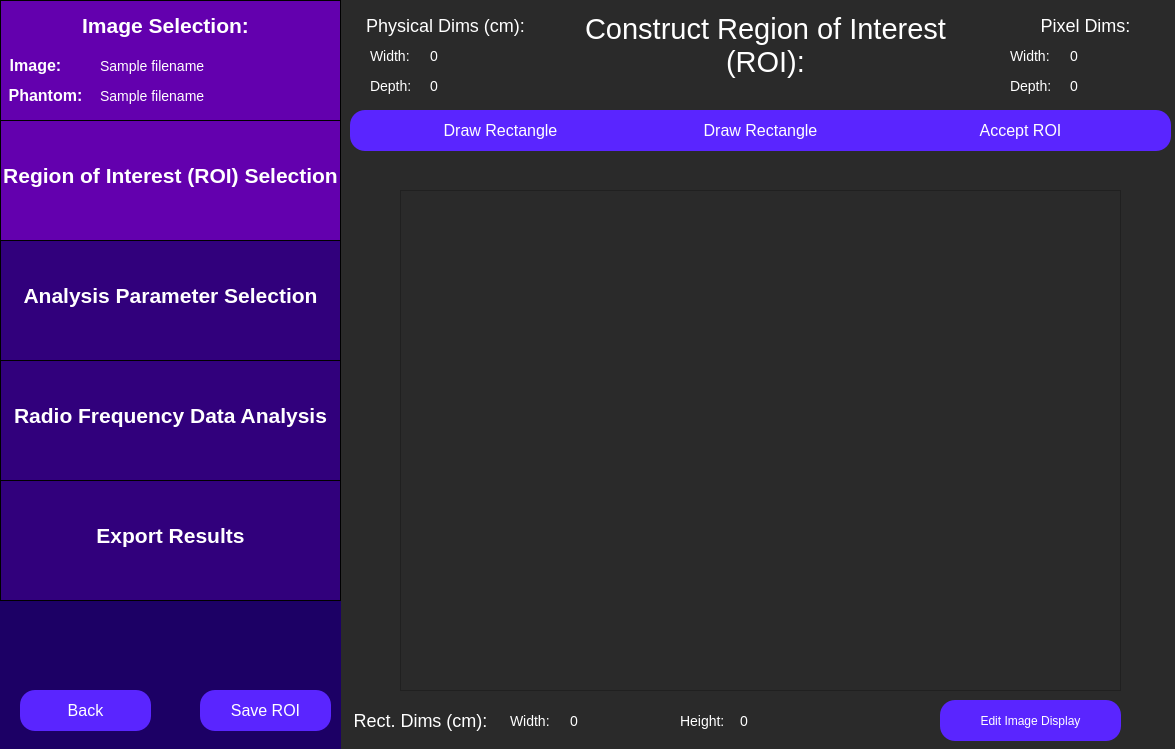
<?xml version="1.0" encoding="UTF-8"?>
<ui version="4.0">
 <class>constructRoi</class>
 <widget class="QWidget" name="constructRoi">
  <property name="geometry">
   <rect>
    <x>0</x>
    <y>0</y>
    <width>1175</width>
    <height>749</height>
   </rect>
  </property>
  <property name="windowTitle">
   <string>Select Region of Interest</string>
  </property>
  <property name="styleSheet">
   <string notr="true">QWidget {
	background: rgb(42, 42, 42);
}</string>
  </property>
  <widget class="QLabel" name="constructRoiLabel">
   <property name="geometry">
    <rect>
     <x>550</x>
     <y>-20</y>
     <width>431</width>
     <height>131</height>
    </rect>
   </property>
   <property name="styleSheet">
    <string notr="true">QLabel {
	font-size: 29px;
	color: rgb(255, 255, 255);
	background-color: rgba(255, 255, 255, 0);
}</string>
   </property>
   <property name="text">
    <string>Construct Region of Interest (ROI):</string>
   </property>
   <property name="textFormat">
    <enum>Qt::AutoText</enum>
   </property>
   <property name="scaledContents">
    <bool>false</bool>
   </property>
   <property name="alignment">
    <set>Qt::AlignCenter</set>
   </property>
   <property name="wordWrap">
    <bool>true</bool>
   </property>
  </widget>
  <widget class="QFrame" name="imDisplayFrame">
   <property name="geometry">
    <rect>
     <x>400</x>
     <y>190</y>
     <width>721</width>
     <height>501</height>
    </rect>
   </property>
   <property name="frameShape">
    <enum>QFrame::StyledPanel</enum>
   </property>
   <property name="frameShadow">
    <enum>QFrame::Raised</enum>
   </property>
  </widget>
  <widget class="QPushButton" name="drawRoiButton">
   <property name="geometry">
    <rect>
     <x>350</x>
     <y>110</y>
     <width>141</width>
     <height>41</height>
    </rect>
   </property>
   <property name="styleSheet">
    <string notr="true">QPushButton {
	color: white;
	font-size: 16px;
	background: rgb(90, 37, 255);
	border-radius: 15px;
}
QPushButton:checked {
	color:white; 
	font-size: 16px;
	background: rgb(45, 0, 110);
	border-radius: 15px;
}
</string>
   </property>
   <property name="text">
    <string>Draw ROI</string>
   </property>
   <property name="checkable">
    <bool>true</bool>
   </property>
   <property name="checked">
    <bool>false</bool>
   </property>
  </widget>
  <widget class="QPushButton" name="undoLastPtButton">
   <property name="geometry">
    <rect>
     <x>520</x>
     <y>110</y>
     <width>141</width>
     <height>41</height>
    </rect>
   </property>
   <property name="styleSheet">
    <string notr="true">QPushButton {
	color: white;
	font-size: 16px;
	background: rgb(90, 37, 255);
	border-radius: 15px;
}</string>
   </property>
   <property name="text">
    <string>Undo Last Point</string>
   </property>
   <property name="checkable">
    <bool>false</bool>
   </property>
  </widget>
  <widget class="QPushButton" name="acceptRoiButton">
   <property name="geometry">
    <rect>
     <x>1030</x>
     <y>110</y>
     <width>141</width>
     <height>41</height>
    </rect>
   </property>
   <property name="styleSheet">
    <string notr="true">QPushButton {
	color: white;
	font-size: 16px;
	background: rgb(90, 37, 255);
	border-radius: 15px;
}</string>
   </property>
   <property name="text">
    <string>Accept ROI</string>
   </property>
   <property name="checkable">
    <bool>false</bool>
   </property>
  </widget>
  <widget class="QWidget" name="sidebar" native="true">
   <property name="geometry">
    <rect>
     <x>0</x>
     <y>0</y>
     <width>341</width>
     <height>751</height>
    </rect>
   </property>
   <property name="toolTip">
    <string>&lt;html&gt;&lt;head/&gt;&lt;body&gt;&lt;p&gt;&lt;br/&gt;&lt;/p&gt;&lt;/body&gt;&lt;/html&gt;</string>
   </property>
   <property name="styleSheet">
    <string notr="true">QWidget {
	background-color: rgb(28, 0, 101);
}</string>
   </property>
   <widget class="QFrame" name="imageSelectionSidebar">
    <property name="geometry">
     <rect>
      <x>0</x>
      <y>0</y>
      <width>341</width>
      <height>121</height>
     </rect>
    </property>
    <property name="styleSheet">
     <string notr="true">QFrame {
	background-color: rgb(99, 0, 174);
	border: 1px solid black;
}</string>
    </property>
    <property name="frameShape">
     <enum>QFrame::StyledPanel</enum>
    </property>
    <property name="frameShadow">
     <enum>QFrame::Raised</enum>
    </property>
    <widget class="QLabel" name="imageSelectionLabelSidebar">
     <property name="geometry">
      <rect>
       <x>70</x>
       <y>0</y>
       <width>191</width>
       <height>51</height>
      </rect>
     </property>
     <property name="styleSheet">
      <string notr="true">QLabel {
	font-size: 21px;
	color: rgb(255, 255, 255);
	background-color: rgba(255, 255, 255, 0);
	border: 0px;
	font-weight: bold;
}</string>
     </property>
     <property name="text">
      <string>Image Selection:</string>
     </property>
     <property name="alignment">
      <set>Qt::AlignCenter</set>
     </property>
    </widget>
    <widget class="QLabel" name="imageLabel">
     <property name="geometry">
      <rect>
       <x>-60</x>
       <y>40</y>
       <width>191</width>
       <height>51</height>
      </rect>
     </property>
     <property name="styleSheet">
      <string notr="true">QLabel {
	font-size: 16px;
	color: rgb(255, 255, 255);
	background-color: rgba(255, 255, 255, 0);
	border: 0px;
	font-weight: bold;
}</string>
     </property>
     <property name="text">
      <string>Image:</string>
     </property>
     <property name="alignment">
      <set>Qt::AlignCenter</set>
     </property>
    </widget>
    <widget class="QLabel" name="phantomLabel">
     <property name="geometry">
      <rect>
       <x>-50</x>
       <y>70</y>
       <width>191</width>
       <height>51</height>
      </rect>
     </property>
     <property name="styleSheet">
      <string notr="true">QLabel {
	font-size: 16px;
	color: rgb(255, 255, 255);
	background-color: rgba(255, 255, 255, 0);
	border: 0px;
	font-weight: bold
}</string>
     </property>
     <property name="text">
      <string>Phantom:</string>
     </property>
     <property name="alignment">
      <set>Qt::AlignCenter</set>
     </property>
    </widget>
    <widget class="QLabel" name="imagePathInput">
     <property name="geometry">
      <rect>
       <x>100</x>
       <y>40</y>
       <width>241</width>
       <height>51</height>
      </rect>
     </property>
     <property name="styleSheet">
      <string notr="true">QLabel {
	font-size: 14px;
	color: rgb(255, 255, 255);
	background-color: rgba(255, 255, 255, 0);
	border: 0px;
}</string>
     </property>
     <property name="text">
      <string>Sample filename </string>
     </property>
     <property name="alignment">
      <set>Qt::AlignLeading|Qt::AlignLeft|Qt::AlignVCenter</set>
     </property>
    </widget>
    <widget class="QLabel" name="phantomPathInput">
     <property name="geometry">
      <rect>
       <x>100</x>
       <y>70</y>
       <width>241</width>
       <height>51</height>
      </rect>
     </property>
     <property name="styleSheet">
      <string notr="true">QLabel {
	font-size: 14px;
	color: rgb(255, 255, 255);
	background-color: rgba(255, 255, 255, 0);
	border: 0px;
}</string>
     </property>
     <property name="text">
      <string>Sample filename </string>
     </property>
     <property name="alignment">
      <set>Qt::AlignLeading|Qt::AlignLeft|Qt::AlignVCenter</set>
     </property>
    </widget>
   </widget>
   <widget class="QFrame" name="roiSidebar">
    <property name="geometry">
     <rect>
      <x>0</x>
      <y>120</y>
      <width>341</width>
      <height>121</height>
     </rect>
    </property>
    <property name="styleSheet">
     <string notr="true">QFrame {
	background-color: rgb(99, 0, 174);
	border: 1px solid black;
}</string>
    </property>
    <property name="frameShape">
     <enum>QFrame::StyledPanel</enum>
    </property>
    <property name="frameShadow">
     <enum>QFrame::Raised</enum>
    </property>
    <widget class="QLabel" name="roiSidebarLabel">
     <property name="geometry">
      <rect>
       <x>0</x>
       <y>30</y>
       <width>341</width>
       <height>51</height>
      </rect>
     </property>
     <property name="styleSheet">
      <string notr="true">QLabel {
	font-size: 21px;
	color: rgb(255, 255, 255);
	background-color: rgba(255, 255, 255, 0);
	border: 0px;
	font-weight: bold;
}</string>
     </property>
     <property name="text">
      <string>Region of Interest (ROI) Selection</string>
     </property>
     <property name="alignment">
      <set>Qt::AlignCenter</set>
     </property>
    </widget>
   </widget>
   <widget class="QFrame" name="rfAnalysisSidebar">
    <property name="geometry">
     <rect>
      <x>0</x>
      <y>360</y>
      <width>341</width>
      <height>121</height>
     </rect>
    </property>
    <property name="styleSheet">
     <string notr="true">QFrame {
	background-color:  rgb(49, 0, 124);
	border: 1px solid black;
}</string>
    </property>
    <property name="frameShape">
     <enum>QFrame::StyledPanel</enum>
    </property>
    <property name="frameShadow">
     <enum>QFrame::Raised</enum>
    </property>
    <widget class="QLabel" name="rfAnalysisLabel">
     <property name="geometry">
      <rect>
       <x>0</x>
       <y>30</y>
       <width>341</width>
       <height>51</height>
      </rect>
     </property>
     <property name="styleSheet">
      <string notr="true">QLabel {
	font-size: 21px;
	color: rgb(255, 255, 255);
	background-color: rgba(255, 255, 255, 0);
	border: 0px;
	font-weight: bold;
}</string>
     </property>
     <property name="text">
      <string>Radio Frequency Data Analysis</string>
     </property>
     <property name="alignment">
      <set>Qt::AlignCenter</set>
     </property>
    </widget>
   </widget>
   <widget class="QFrame" name="exportResultsSidebar">
    <property name="geometry">
     <rect>
      <x>0</x>
      <y>480</y>
      <width>341</width>
      <height>121</height>
     </rect>
    </property>
    <property name="styleSheet">
     <string notr="true">QFrame {
	background-color:  rgb(49, 0, 124);
	border: 1px solid black;
}</string>
    </property>
    <property name="frameShape">
     <enum>QFrame::StyledPanel</enum>
    </property>
    <property name="frameShadow">
     <enum>QFrame::Raised</enum>
    </property>
    <widget class="QLabel" name="exportResultsLabel">
     <property name="geometry">
      <rect>
       <x>20</x>
       <y>30</y>
       <width>301</width>
       <height>51</height>
      </rect>
     </property>
     <property name="styleSheet">
      <string notr="true">QLabel {
	font-size: 21px;
	color: rgb(255, 255, 255);
	background-color: rgba(255, 255, 255, 0);
	border: 0px;
	font-weight: bold;
}</string>
     </property>
     <property name="text">
      <string>Export Results</string>
     </property>
     <property name="alignment">
      <set>Qt::AlignCenter</set>
     </property>
    </widget>
   </widget>
  </widget>
  <widget class="QFrame" name="analysisParamsSidebar">
   <property name="geometry">
    <rect>
     <x>0</x>
     <y>240</y>
     <width>341</width>
     <height>121</height>
    </rect>
   </property>
   <property name="styleSheet">
    <string notr="true">QFrame {
	background-color: rgb(49, 0, 124);
	border: 1px solid black;
}</string>
   </property>
   <property name="frameShape">
    <enum>QFrame::StyledPanel</enum>
   </property>
   <property name="frameShadow">
    <enum>QFrame::Raised</enum>
   </property>
   <widget class="QLabel" name="analysisParamsLabel">
    <property name="geometry">
     <rect>
      <x>0</x>
      <y>30</y>
      <width>341</width>
      <height>51</height>
     </rect>
    </property>
    <property name="styleSheet">
     <string notr="true">QLabel {
	font-size: 21px;
	color: rgb(255, 255, 255);
	background-color: rgba(255, 255, 255, 0);
	border: 0px;
	font-weight:bold;
}</string>
    </property>
    <property name="text">
     <string>Analysis Parameter Selection</string>
    </property>
    <property name="alignment">
     <set>Qt::AlignCenter</set>
    </property>
   </widget>
  </widget>
  <widget class="QPushButton" name="editImageDisplayButton">
   <property name="geometry">
    <rect>
     <x>940</x>
     <y>700</y>
     <width>181</width>
     <height>41</height>
    </rect>
   </property>
   <property name="styleSheet">
    <string notr="true">QPushButton {
	color: white;
	font-size: 12px;
	background: rgb(90, 37, 255);
	border-radius: 15px;
}</string>
   </property>
   <property name="text">
    <string>Edit Image Display</string>
   </property>
  </widget>
  <widget class="QPushButton" name="closeRoiButton">
   <property name="geometry">
    <rect>
     <x>690</x>
     <y>110</y>
     <width>141</width>
     <height>41</height>
    </rect>
   </property>
   <property name="styleSheet">
    <string notr="true">QPushButton {
	color: white;
	font-size: 16px;
	background: rgb(90, 37, 255);
	border-radius: 15px;
}</string>
   </property>
   <property name="text">
    <string>Close ROI</string>
   </property>
   <property name="checkable">
    <bool>false</bool>
   </property>
  </widget>
  <widget class="QPushButton" name="redrawRoiButton">
   <property name="geometry">
    <rect>
     <x>690</x>
     <y>110</y>
     <width>141</width>
     <height>41</height>
    </rect>
   </property>
   <property name="styleSheet">
    <string notr="true">QPushButton {
	color: white;
	font-size: 16px;
	background: rgb(90, 37, 255);
	border-radius: 15px;
}</string>
   </property>
   <property name="text">
    <string>Redraw ROI</string>
   </property>
   <property name="checkable">
    <bool>false</bool>
   </property>
  </widget>
  <widget class="QPushButton" name="backButton">
   <property name="geometry">
    <rect>
     <x>20</x>
     <y>690</y>
     <width>131</width>
     <height>41</height>
    </rect>
   </property>
   <property name="styleSheet">
    <string notr="true">QPushButton {
	color: white;
	font-size: 16px;
	background: rgb(90, 37, 255);
	border-radius: 15px;
}</string>
   </property>
   <property name="text">
    <string>Back</string>
   </property>
  </widget>
  <widget class="QPushButton" name="undoLoadedRoiButton">
   <property name="geometry">
    <rect>
     <x>420</x>
     <y>110</y>
     <width>271</width>
     <height>41</height>
    </rect>
   </property>
   <property name="styleSheet">
    <string notr="true">QPushButton {
	color: white;
	font-size: 16px;
	background: rgb(90, 37, 255);
	border-radius: 15px;
}
</string>
   </property>
   <property name="text">
    <string>Undo</string>
   </property>
   <property name="checkable">
    <bool>true</bool>
   </property>
   <property name="checked">
    <bool>false</bool>
   </property>
  </widget>
  <widget class="QPushButton" name="newRoiButton">
   <property name="geometry">
    <rect>
     <x>380</x>
     <y>110</y>
     <width>221</width>
     <height>41</height>
    </rect>
   </property>
   <property name="styleSheet">
    <string notr="true">QPushButton {
	color: white;
	font-size: 16px;
	background: rgb(90, 37, 255);
	border-radius: 15px;
}
</string>
   </property>
   <property name="text">
    <string>New ROI</string>
   </property>
   <property name="checkable">
    <bool>true</bool>
   </property>
   <property name="checked">
    <bool>false</bool>
   </property>
  </widget>
  <widget class="QPushButton" name="acceptLoadedRoiButton">
   <property name="geometry">
    <rect>
     <x>820</x>
     <y>110</y>
     <width>271</width>
     <height>41</height>
    </rect>
   </property>
   <property name="styleSheet">
    <string notr="true">QPushButton {
	color: white;
	font-size: 16px;
	background: rgb(90, 37, 255);
	border-radius: 15px;
}
</string>
   </property>
   <property name="text">
    <string>Accept ROI</string>
   </property>
   <property name="checkable">
    <bool>true</bool>
   </property>
   <property name="checked">
    <bool>false</bool>
   </property>
  </widget>
  <widget class="QPushButton" name="loadRoiButton">
   <property name="geometry">
    <rect>
     <x>920</x>
     <y>110</y>
     <width>221</width>
     <height>41</height>
    </rect>
   </property>
   <property name="styleSheet">
    <string notr="true">QPushButton {
	color: white;
	font-size: 16px;
	background: rgb(90, 37, 255);
	border-radius: 15px;
}
</string>
   </property>
   <property name="text">
    <string>Load ROI</string>
   </property>
   <property name="checkable">
    <bool>true</bool>
   </property>
   <property name="checked">
    <bool>false</bool>
   </property>
  </widget>
  <widget class="QLabel" name="physicalDepthLabel">
   <property name="geometry">
    <rect>
     <x>370</x>
     <y>70</y>
     <width>91</width>
     <height>31</height>
    </rect>
   </property>
   <property name="styleSheet">
    <string notr="true">QLabel {
	font-size: 14px;
	color: rgb(255, 255, 255);
	background-color: rgba(255, 255, 255, 0);
}</string>
   </property>
   <property name="text">
    <string>Depth:</string>
   </property>
   <property name="textFormat">
    <enum>Qt::AutoText</enum>
   </property>
   <property name="scaledContents">
    <bool>false</bool>
   </property>
   <property name="alignment">
    <set>Qt::AlignLeading|Qt::AlignLeft|Qt::AlignVCenter</set>
   </property>
   <property name="wordWrap">
    <bool>true</bool>
   </property>
  </widget>
  <widget class="QLabel" name="physicalWidthLabel">
   <property name="geometry">
    <rect>
     <x>370</x>
     <y>40</y>
     <width>91</width>
     <height>31</height>
    </rect>
   </property>
   <property name="styleSheet">
    <string notr="true">QLabel {
	font-size: 14px;
	color: rgb(255, 255, 255);
	background-color: rgba(255, 255, 255, 0);
}</string>
   </property>
   <property name="text">
    <string>Width:</string>
   </property>
   <property name="textFormat">
    <enum>Qt::AutoText</enum>
   </property>
   <property name="scaledContents">
    <bool>false</bool>
   </property>
   <property name="alignment">
    <set>Qt::AlignLeading|Qt::AlignLeft|Qt::AlignVCenter</set>
   </property>
   <property name="wordWrap">
    <bool>true</bool>
   </property>
  </widget>
  <widget class="QLabel" name="physicalDepthVal">
   <property name="geometry">
    <rect>
     <x>430</x>
     <y>70</y>
     <width>91</width>
     <height>31</height>
    </rect>
   </property>
   <property name="styleSheet">
    <string notr="true">QLabel {
	font-size: 14px;
	color: rgb(255, 255, 255);
	background-color: rgba(255, 255, 255, 0);
}</string>
   </property>
   <property name="text">
    <string>0</string>
   </property>
   <property name="textFormat">
    <enum>Qt::AutoText</enum>
   </property>
   <property name="scaledContents">
    <bool>false</bool>
   </property>
   <property name="alignment">
    <set>Qt::AlignLeading|Qt::AlignLeft|Qt::AlignVCenter</set>
   </property>
   <property name="wordWrap">
    <bool>true</bool>
   </property>
  </widget>
  <widget class="QLabel" name="physicalDimsLabel">
   <property name="geometry">
    <rect>
     <x>310</x>
     <y>0</y>
     <width>271</width>
     <height>51</height>
    </rect>
   </property>
   <property name="styleSheet">
    <string notr="true">QLabel {
	font-size: 18px;
	color: rgb(255, 255, 255);
	background-color: rgba(255, 255, 255, 0);
}</string>
   </property>
   <property name="text">
    <string>Physical Dims (cm):</string>
   </property>
   <property name="textFormat">
    <enum>Qt::AutoText</enum>
   </property>
   <property name="scaledContents">
    <bool>false</bool>
   </property>
   <property name="alignment">
    <set>Qt::AlignCenter</set>
   </property>
   <property name="wordWrap">
    <bool>true</bool>
   </property>
  </widget>
  <widget class="QLabel" name="physicalWidthVal">
   <property name="geometry">
    <rect>
     <x>430</x>
     <y>40</y>
     <width>91</width>
     <height>31</height>
    </rect>
   </property>
   <property name="styleSheet">
    <string notr="true">QLabel {
	font-size: 14px;
	color: rgb(255, 255, 255);
	background-color: rgba(255, 255, 255, 0);
}</string>
   </property>
   <property name="text">
    <string>0</string>
   </property>
   <property name="textFormat">
    <enum>Qt::AutoText</enum>
   </property>
   <property name="scaledContents">
    <bool>false</bool>
   </property>
   <property name="alignment">
    <set>Qt::AlignLeading|Qt::AlignLeft|Qt::AlignVCenter</set>
   </property>
   <property name="wordWrap">
    <bool>true</bool>
   </property>
  </widget>
  <widget class="QLabel" name="pixelWidthLabel">
   <property name="geometry">
    <rect>
     <x>1010</x>
     <y>40</y>
     <width>91</width>
     <height>31</height>
    </rect>
   </property>
   <property name="styleSheet">
    <string notr="true">QLabel {
	font-size: 14px;
	color: rgb(255, 255, 255);
	background-color: rgba(255, 255, 255, 0);
}</string>
   </property>
   <property name="text">
    <string>Width:</string>
   </property>
   <property name="textFormat">
    <enum>Qt::AutoText</enum>
   </property>
   <property name="scaledContents">
    <bool>false</bool>
   </property>
   <property name="alignment">
    <set>Qt::AlignLeading|Qt::AlignLeft|Qt::AlignVCenter</set>
   </property>
   <property name="wordWrap">
    <bool>true</bool>
   </property>
  </widget>
  <widget class="QLabel" name="pixelDepthVal">
   <property name="geometry">
    <rect>
     <x>1070</x>
     <y>70</y>
     <width>91</width>
     <height>31</height>
    </rect>
   </property>
   <property name="styleSheet">
    <string notr="true">QLabel {
	font-size: 14px;
	color: rgb(255, 255, 255);
	background-color: rgba(255, 255, 255, 0);
}</string>
   </property>
   <property name="text">
    <string>0</string>
   </property>
   <property name="textFormat">
    <enum>Qt::AutoText</enum>
   </property>
   <property name="scaledContents">
    <bool>false</bool>
   </property>
   <property name="alignment">
    <set>Qt::AlignLeading|Qt::AlignLeft|Qt::AlignVCenter</set>
   </property>
   <property name="wordWrap">
    <bool>true</bool>
   </property>
  </widget>
  <widget class="QLabel" name="pixelWidthVal">
   <property name="geometry">
    <rect>
     <x>1070</x>
     <y>40</y>
     <width>91</width>
     <height>31</height>
    </rect>
   </property>
   <property name="styleSheet">
    <string notr="true">QLabel {
	font-size: 14px;
	color: rgb(255, 255, 255);
	background-color: rgba(255, 255, 255, 0);
}</string>
   </property>
   <property name="text">
    <string>0</string>
   </property>
   <property name="textFormat">
    <enum>Qt::AutoText</enum>
   </property>
   <property name="scaledContents">
    <bool>false</bool>
   </property>
   <property name="alignment">
    <set>Qt::AlignLeading|Qt::AlignLeft|Qt::AlignVCenter</set>
   </property>
   <property name="wordWrap">
    <bool>true</bool>
   </property>
  </widget>
  <widget class="QLabel" name="pixelDimsLabel">
   <property name="geometry">
    <rect>
     <x>950</x>
     <y>0</y>
     <width>271</width>
     <height>51</height>
    </rect>
   </property>
   <property name="styleSheet">
    <string notr="true">QLabel {
	font-size: 18px;
	color: rgb(255, 255, 255);
	background-color: rgba(255, 255, 255, 0);
}</string>
   </property>
   <property name="text">
    <string>Pixel Dims:</string>
   </property>
   <property name="textFormat">
    <enum>Qt::AutoText</enum>
   </property>
   <property name="scaledContents">
    <bool>false</bool>
   </property>
   <property name="alignment">
    <set>Qt::AlignCenter</set>
   </property>
   <property name="wordWrap">
    <bool>true</bool>
   </property>
  </widget>
  <widget class="QLabel" name="pixelDepthLabel">
   <property name="geometry">
    <rect>
     <x>1010</x>
     <y>70</y>
     <width>91</width>
     <height>31</height>
    </rect>
   </property>
   <property name="styleSheet">
    <string notr="true">QLabel {
	font-size: 14px;
	color: rgb(255, 255, 255);
	background-color: rgba(255, 255, 255, 0);
}</string>
   </property>
   <property name="text">
    <string>Depth:</string>
   </property>
   <property name="textFormat">
    <enum>Qt::AutoText</enum>
   </property>
   <property name="scaledContents">
    <bool>false</bool>
   </property>
   <property name="alignment">
    <set>Qt::AlignLeading|Qt::AlignLeft|Qt::AlignVCenter</set>
   </property>
   <property name="wordWrap">
    <bool>true</bool>
   </property>
  </widget>
  <widget class="QPushButton" name="drawFreehandButton">
   <property name="geometry">
    <rect>
     <x>380</x>
     <y>110</y>
     <width>271</width>
     <height>41</height>
    </rect>
   </property>
   <property name="styleSheet">
    <string notr="true">QPushButton {
	color: white;
	font-size: 16px;
	background: rgb(90, 37, 255);
	border-radius: 15px;
}
</string>
   </property>
   <property name="text">
    <string>Draw Freehand</string>
   </property>
   <property name="checkable">
    <bool>true</bool>
   </property>
   <property name="checked">
    <bool>false</bool>
   </property>
  </widget>
  <widget class="QPushButton" name="backFromRectangleButton">
   <property name="geometry">
    <rect>
     <x>640</x>
     <y>110</y>
     <width>241</width>
     <height>41</height>
    </rect>
   </property>
   <property name="styleSheet">
    <string notr="true">QPushButton {
	color: white;
	font-size: 16px;
	background: rgb(90, 37, 255);
	border-radius: 15px;
}
</string>
   </property>
   <property name="text">
    <string>Back</string>
   </property>
   <property name="checkable">
    <bool>true</bool>
   </property>
   <property name="checked">
    <bool>false</bool>
   </property>
  </widget>
  <widget class="QPushButton" name="drawRectangleButton">
   <property name="geometry">
    <rect>
     <x>650</x>
     <y>110</y>
     <width>221</width>
     <height>41</height>
    </rect>
   </property>
   <property name="styleSheet">
    <string notr="true">QPushButton {
	color: white;
	font-size: 16px;
	background: rgb(90, 37, 255);
	border-radius: 15px;
}
</string>
   </property>
   <property name="text">
    <string>Draw Rectangle</string>
   </property>
   <property name="checkable">
    <bool>true</bool>
   </property>
   <property name="checked">
    <bool>false</bool>
   </property>
  </widget>
  <widget class="QPushButton" name="userDrawRectangleButton">
   <property name="geometry">
    <rect>
     <x>380</x>
     <y>110</y>
     <width>241</width>
     <height>41</height>
    </rect>
   </property>
   <property name="styleSheet">
    <string notr="true">QPushButton {
	color: white;
	font-size: 16px;
	background: rgb(90, 37, 255);
	border-radius: 15px;
}
QPushButton:checked {
	color:white; 
	font-size: 16px;
	background: rgb(45, 0, 110);
	border-radius: 15px;
}
</string>
   </property>
   <property name="text">
    <string>Draw Rectangle</string>
   </property>
   <property name="checkable">
    <bool>true</bool>
   </property>
   <property name="checked">
    <bool>false</bool>
   </property>
  </widget>
  <widget class="QPushButton" name="backFromFreehandButton">
   <property name="geometry">
    <rect>
     <x>860</x>
     <y>110</y>
     <width>141</width>
     <height>41</height>
    </rect>
   </property>
   <property name="styleSheet">
    <string notr="true">QPushButton {
	color: white;
	font-size: 16px;
	background: rgb(90, 37, 255);
	border-radius: 15px;
}</string>
   </property>
   <property name="text">
    <string>Back</string>
   </property>
   <property name="checkable">
    <bool>false</bool>
   </property>
  </widget>
  <widget class="QPushButton" name="acceptRectangleButton">
   <property name="geometry">
    <rect>
     <x>900</x>
     <y>110</y>
     <width>241</width>
     <height>41</height>
    </rect>
   </property>
   <property name="styleSheet">
    <string notr="true">QPushButton {
	color: white;
	font-size: 16px;
	background: rgb(90, 37, 255);
	border-radius: 15px;
}
</string>
   </property>
   <property name="text">
    <string>Accept ROI</string>
   </property>
   <property name="checkable">
    <bool>true</bool>
   </property>
   <property name="checked">
    <bool>false</bool>
   </property>
  </widget>
  <widget class="QLabel" name="physicalRectDimsLabel">
   <property name="geometry">
    <rect>
     <x>340</x>
     <y>695</y>
     <width>161</width>
     <height>51</height>
    </rect>
   </property>
   <property name="styleSheet">
    <string notr="true">QLabel {
	font-size: 18px;
	color: rgb(255, 255, 255);
	background-color: rgba(255, 255, 255, 0);
}</string>
   </property>
   <property name="text">
    <string>Rect. Dims (cm):</string>
   </property>
   <property name="textFormat">
    <enum>Qt::AutoText</enum>
   </property>
   <property name="scaledContents">
    <bool>false</bool>
   </property>
   <property name="alignment">
    <set>Qt::AlignCenter</set>
   </property>
   <property name="wordWrap">
    <bool>true</bool>
   </property>
  </widget>
  <widget class="QLabel" name="physicalRectWidthLabel">
   <property name="geometry">
    <rect>
     <x>510</x>
     <y>705</y>
     <width>91</width>
     <height>31</height>
    </rect>
   </property>
   <property name="styleSheet">
    <string notr="true">QLabel {
	font-size: 14px;
	color: rgb(255, 255, 255);
	background-color: rgba(255, 255, 255, 0);
}</string>
   </property>
   <property name="text">
    <string>Width:</string>
   </property>
   <property name="textFormat">
    <enum>Qt::AutoText</enum>
   </property>
   <property name="scaledContents">
    <bool>false</bool>
   </property>
   <property name="alignment">
    <set>Qt::AlignLeading|Qt::AlignLeft|Qt::AlignVCenter</set>
   </property>
   <property name="wordWrap">
    <bool>true</bool>
   </property>
  </widget>
  <widget class="QLabel" name="physicalRectWidthVal">
   <property name="geometry">
    <rect>
     <x>570</x>
     <y>705</y>
     <width>91</width>
     <height>31</height>
    </rect>
   </property>
   <property name="styleSheet">
    <string notr="true">QLabel {
	font-size: 14px;
	color: rgb(255, 255, 255);
	background-color: rgba(255, 255, 255, 0);
}</string>
   </property>
   <property name="text">
    <string>0</string>
   </property>
   <property name="textFormat">
    <enum>Qt::AutoText</enum>
   </property>
   <property name="scaledContents">
    <bool>false</bool>
   </property>
   <property name="alignment">
    <set>Qt::AlignLeading|Qt::AlignLeft|Qt::AlignVCenter</set>
   </property>
   <property name="wordWrap">
    <bool>true</bool>
   </property>
  </widget>
  <widget class="QLabel" name="physicalRectHeightVal">
   <property name="geometry">
    <rect>
     <x>740</x>
     <y>705</y>
     <width>91</width>
     <height>31</height>
    </rect>
   </property>
   <property name="styleSheet">
    <string notr="true">QLabel {
	font-size: 14px;
	color: rgb(255, 255, 255);
	background-color: rgba(255, 255, 255, 0);
}</string>
   </property>
   <property name="text">
    <string>0</string>
   </property>
   <property name="textFormat">
    <enum>Qt::AutoText</enum>
   </property>
   <property name="scaledContents">
    <bool>false</bool>
   </property>
   <property name="alignment">
    <set>Qt::AlignLeading|Qt::AlignLeft|Qt::AlignVCenter</set>
   </property>
   <property name="wordWrap">
    <bool>true</bool>
   </property>
  </widget>
  <widget class="QLabel" name="physicalRectHeightLabel">
   <property name="geometry">
    <rect>
     <x>680</x>
     <y>705</y>
     <width>91</width>
     <height>31</height>
    </rect>
   </property>
   <property name="styleSheet">
    <string notr="true">QLabel {
	font-size: 14px;
	color: rgb(255, 255, 255);
	background-color: rgba(255, 255, 255, 0);
}</string>
   </property>
   <property name="text">
    <string>Height:</string>
   </property>
   <property name="textFormat">
    <enum>Qt::AutoText</enum>
   </property>
   <property name="scaledContents">
    <bool>false</bool>
   </property>
   <property name="alignment">
    <set>Qt::AlignLeading|Qt::AlignLeft|Qt::AlignVCenter</set>
   </property>
   <property name="wordWrap">
    <bool>true</bool>
   </property>
  </widget>
  <widget class="QPushButton" name="saveRoiButton">
   <property name="geometry">
    <rect>
     <x>200</x>
     <y>690</y>
     <width>131</width>
     <height>41</height>
    </rect>
   </property>
   <property name="styleSheet">
    <string notr="true">QPushButton {
	color: white;
	font-size: 16px;
	background: rgb(90, 37, 255);
	border-radius: 15px;
}</string>
   </property>
   <property name="text">
    <string>Save ROI</string>
   </property>
  </widget>
 </widget>
 <resources/>
 <connections/>
</ui>
